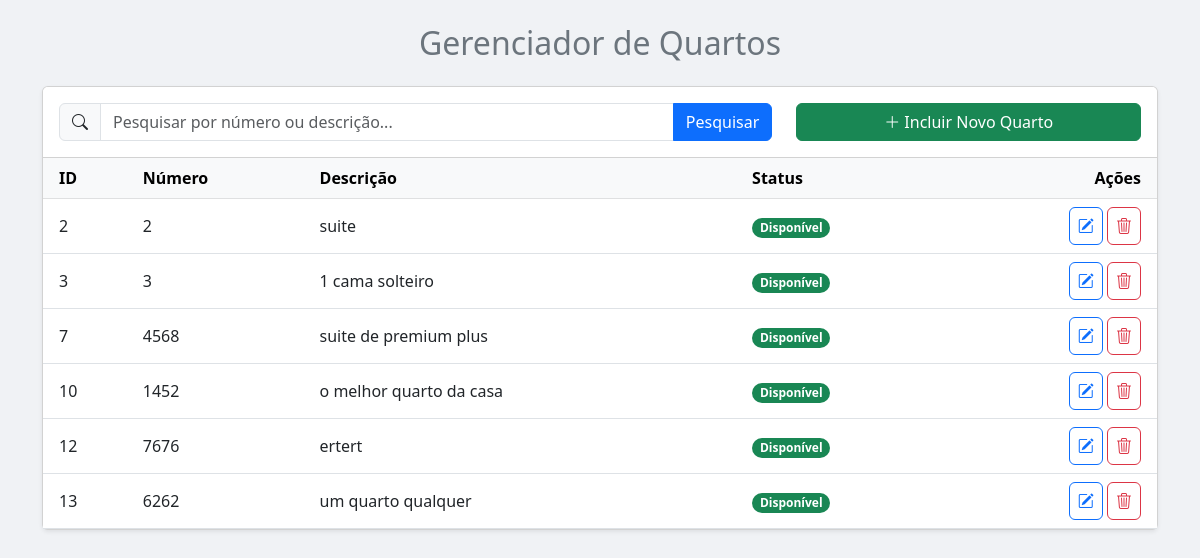
Screenshot of /Scripts/quartos.php with the database file from the repository.
### tables this page shows
CREATE TABLE IF NOT EXISTS `quartos` (
  `id_quarto` int NOT NULL AUTO_INCREMENT,
  `num_quarto` int DEFAULT NULL,
  `descricao` varchar(250) DEFAULT NULL,
  `status` int DEFAULT NULL,
  `excluido` int DEFAULT NULL,
  `imagem` varchar(100) DEFAULT NULL,
  PRIMARY KEY (`id_quarto`),
  UNIQUE KEY `num_quarto` (`num_quarto`)
);

### Scripts/quartos.php (the view, shortened to what this page needs)
<?php
include_once("conexao.php");
?>
<!DOCTYPE html>
<html lang="pt">
<head>
    <link href="https://cdn.jsdelivr.net/npm/bootstrap@5.3.0/dist/css/bootstrap.min.css" rel="stylesheet">
    <link rel="stylesheet" href="https://cdn.jsdelivr.net/npm/bootstrap-icons@1.11.3/font/bootstrap-icons.min.css">
</head>
<body style="background-color: #f0f2f5;">
<div class="container mt-4 mb-5">
    <header class="mb-4">
        <h2 class="text-center text-secondary">Gerenciador de Quartos</h2>
    </header>
    <div class="card shadow-sm">
        <div class="card-header bg-white p-3">
            <div class="row align-items-center">
                <div class="col-12 col-md-8 mb-3 mb-md-0">
                    <form action="agenda.php?menuop=quartos" method="post">
                        <div class="input-group">
                            <span class="input-group-text"><i class="bi bi-search"></i></span>
                            <input class="form-control" type="text" name="qrtpesquisa" placeholder="Pesquisar por número ou descrição..." value="<?= htmlspecialchars($_POST['qrtpesquisa'] ?? '') ?>">
                            <button class="btn btn-primary" type="submit">Pesquisar</button>
                        </div>
                    </form>
                </div>
                <div class="col-12 col-md-4 text-md-end">
                    <a href="agenda.php?menuop=cadastroquarto" class="btn btn-success w-100 w-md-auto">
                        <i class="bi bi-plus-lg"></i> Incluir Novo Quarto
                    </a>
                </div>
            </div>
        </div>
        <div class="card-body p-0">
            <div class="table-responsive">
                <table class="table table-hover mb-0">
                    <thead class="table-light">
                        <tr>
                            <th class="ps-3">ID</th>
                            <th>Número</th>
                            <th>Descrição</th>
                            <th>Status</th>
                            <th class="text-end pe-3">Ações</th>
                        </tr>
                    </thead>
                    <tbody>
                        <?php
                        $quantidade = 10;
                        $pagina = (isset($_GET['pagina'])) ? (int)$_GET['pagina'] : 1;
                        $inicio = ($quantidade * $pagina) - $quantidade;
                        $pesquisa = (isset($_POST["qrtpesquisa"])) ? $_POST["qrtpesquisa"] : "";
                        $sql = "SELECT *, CASE
                                            when status = 0 then 'Disponível'
                                            when status = 1 then 'Indisponível'
                                          END as status_texto
                                FROM quartos
                                WHERE excluido <> 1 AND (num_quarto LIKE ? OR descricao LIKE ?)
                                ORDER BY id_quarto LIMIT ?, ?";
                        $stmt = mysqli_prepare($conexao, $sql);
                        $termo_pesquisa = "%" . $pesquisa . "%";
                        $num_pesquisa = $pesquisa;
                        mysqli_stmt_bind_param($stmt, 'ssii', $num_pesquisa, $termo_pesquisa, $inicio, $quantidade);
                        mysqli_stmt_execute($stmt);
                        $RS = mysqli_stmt_get_result($stmt);
                        if (mysqli_num_rows($RS) > 0) {
                            foreach ($RS as $dados) {
                                $badge_cor = $dados['status'] == 0 ? 'bg-success' : 'bg-secondary';
                                echo "<tr>";
                                echo "<td class='ps-3'>" . htmlspecialchars($dados['id_quarto']) . "</td>";
                                echo "<td>" . htmlspecialchars($dados['num_quarto']) . "</td>";
                                echo "<td>" . htmlspecialchars($dados['descricao']) . "</td>";
                                echo "<td><span class='badge rounded-pill " . $badge_cor . "'>" . htmlspecialchars($dados['status_texto']) . "</span></td>";
                                echo "<td class='text-end pe-3'>
                                        <a href='agenda.php?menuop=editarquarto&idquarto=" . $dados['id_quarto'] . "' class='btn btn-outline-primary btn-icon' title='Alterar'>
                                            <i class='bi bi-pencil-square'></i>
                                        </a>
                                        <a href='agenda.php?menuop=excluirquarto&idquarto=" . $dados['id_quarto'] . "' class='btn btn-outline-danger btn-icon btn-excluir' title='Excluir'>
                                            <i class='bi bi-trash3'></i>
                                        </a>
                                      </td>";
                                echo "</tr>";
                            }
                        } else {
                            echo "<tr><td colspan='5' class='text-center p-4'>Nenhum quarto encontrado.</td></tr>";
                        }
                        ?>
                    </tbody>
                </table>
            </div>
        </div>
    </div>
</div>
</body>
</html>

### Scripts/quartos.php (style rules this page uses)
.table td, .table th { vertical-align: middle; }
.btn-icon { padding: .375rem .5rem; font-size: 1rem; }

### rows the page displays
quartos: id_quarto "2", num_quarto "2", descricao "suite", status_texto "Disponível"
quartos: id_quarto "3", num_quarto "3", descricao "1 cama solteiro", status_texto "Disponível"
quartos: id_quarto "7", num_quarto "4568", descricao "suite de premium plus", status_texto "Disponível"
quartos: id_quarto "10", num_quarto "1452", descricao "o melhor quarto da casa", status_texto "Disponível"
quartos: id_quarto "12", num_quarto "7676", descricao "ertert", status_texto "Disponível"
quartos: id_quarto "13", num_quarto "6262", descricao "um quarto qualquer", status_texto "Disponível"
